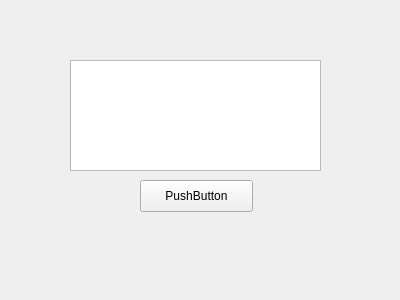
<?xml version="1.0" encoding="UTF-8"?>
<ui version="4.0">
 <class>Form</class>
 <widget class="QWidget" name="Form">
  <property name="geometry">
   <rect>
    <x>0</x>
    <y>0</y>
    <width>400</width>
    <height>300</height>
   </rect>
  </property>
  <property name="windowTitle">
   <string>Form</string>
  </property>
  <widget class="QPushButton" name="pushButton">
   <property name="geometry">
    <rect>
     <x>140</x>
     <y>180</y>
     <width>113</width>
     <height>32</height>
    </rect>
   </property>
   <property name="text">
    <string>PushButton</string>
   </property>
  </widget>
  <widget class="QTextBrowser" name="textBrowser">
   <property name="geometry">
    <rect>
     <x>70</x>
     <y>60</y>
     <width>251</width>
     <height>111</height>
    </rect>
   </property>
  </widget>
 </widget>
 <resources/>
 <connections/>
</ui>
